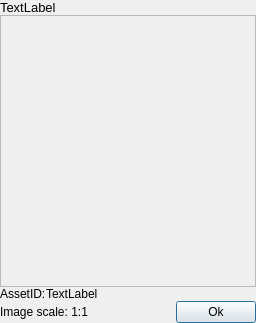
<?xml version="1.0" encoding="UTF-8"?>
<ui version="4.0">
 <class>main</class>
 <widget class="QDialog" name="main">
  <property name="geometry">
   <rect>
    <x>0</x>
    <y>0</y>
    <width>256</width>
    <height>323</height>
   </rect>
  </property>
  <property name="minimumSize">
   <size>
    <width>0</width>
    <height>0</height>
   </size>
  </property>
  <property name="windowTitle">
   <string>Dialog</string>
  </property>
  <layout class="QVBoxLayout" name="verticalLayout">
   <property name="spacing">
    <number>0</number>
   </property>
   <property name="margin">
    <number>0</number>
   </property>
   <item>
    <widget class="QLabel" name="imageNameLabel">
     <property name="font">
      <font>
       <pointsize>10</pointsize>
      </font>
     </property>
     <property name="text">
      <string>TextLabel</string>
     </property>
    </widget>
   </item>
   <item>
    <widget class="QScrollArea" name="imageScrollArea">
     <property name="sizePolicy">
      <sizepolicy hsizetype="Expanding" vsizetype="Expanding">
       <horstretch>0</horstretch>
       <verstretch>0</verstretch>
      </sizepolicy>
     </property>
     <property name="styleSheet">
      <string/>
     </property>
     <property name="widgetResizable">
      <bool>false</bool>
     </property>
     <property name="alignment">
      <set>Qt::AlignCenter</set>
     </property>
     <widget class="QWidget" name="scrollAreaWidget">
      <property name="geometry">
       <rect>
        <x>0</x>
        <y>5</y>
        <width>254</width>
        <height>255</height>
       </rect>
      </property>
      <layout class="QVBoxLayout" name="verticalLayout_2">
       <property name="spacing">
        <number>0</number>
       </property>
       <property name="margin">
        <number>0</number>
       </property>
      </layout>
     </widget>
    </widget>
   </item>
   <item>
    <layout class="QHBoxLayout" name="horizontalLayout_2">
     <property name="spacing">
      <number>0</number>
     </property>
     <item>
      <widget class="QLabel" name="assetIdLabel">
       <property name="sizePolicy">
        <sizepolicy hsizetype="Preferred" vsizetype="Preferred">
         <horstretch>0</horstretch>
         <verstretch>0</verstretch>
        </sizepolicy>
       </property>
       <property name="minimumSize">
        <size>
         <width>0</width>
         <height>0</height>
        </size>
       </property>
       <property name="styleSheet">
        <string/>
       </property>
       <property name="frameShape">
        <enum>QFrame::NoFrame</enum>
       </property>
       <property name="frameShadow">
        <enum>QFrame::Plain</enum>
       </property>
       <property name="lineWidth">
        <number>0</number>
       </property>
       <property name="text">
        <string>AssetID:</string>
       </property>
       <property name="scaledContents">
        <bool>false</bool>
       </property>
       <property name="alignment">
        <set>Qt::AlignLeading|Qt::AlignLeft|Qt::AlignVCenter</set>
       </property>
       <property name="wordWrap">
        <bool>false</bool>
       </property>
       <property name="textInteractionFlags">
        <set>Qt::LinksAccessibleByMouse</set>
       </property>
      </widget>
     </item>
     <item>
      <widget class="QLabel" name="imageAssetIdLabel">
       <property name="sizePolicy">
        <sizepolicy hsizetype="Expanding" vsizetype="Preferred">
         <horstretch>0</horstretch>
         <verstretch>0</verstretch>
        </sizepolicy>
       </property>
       <property name="text">
        <string>TextLabel</string>
       </property>
       <property name="textInteractionFlags">
        <set>Qt::LinksAccessibleByMouse|Qt::TextSelectableByKeyboard|Qt::TextSelectableByMouse</set>
       </property>
      </widget>
     </item>
    </layout>
   </item>
   <item>
    <layout class="QHBoxLayout" name="horizontalLayout">
     <item>
      <widget class="QLabel" name="imageScaleLabel">
       <property name="text">
        <string>Image scale: 1:1</string>
       </property>
      </widget>
     </item>
     <item>
      <spacer name="horizontalSpacer">
       <property name="orientation">
        <enum>Qt::Horizontal</enum>
       </property>
       <property name="sizeHint" stdset="0">
        <size>
         <width>40</width>
         <height>20</height>
        </size>
       </property>
      </spacer>
     </item>
     <item>
      <widget class="QPushButton" name="okButton">
       <property name="text">
        <string>Ok</string>
       </property>
      </widget>
     </item>
    </layout>
   </item>
  </layout>
 </widget>
 <resources/>
 <connections/>
</ui>
